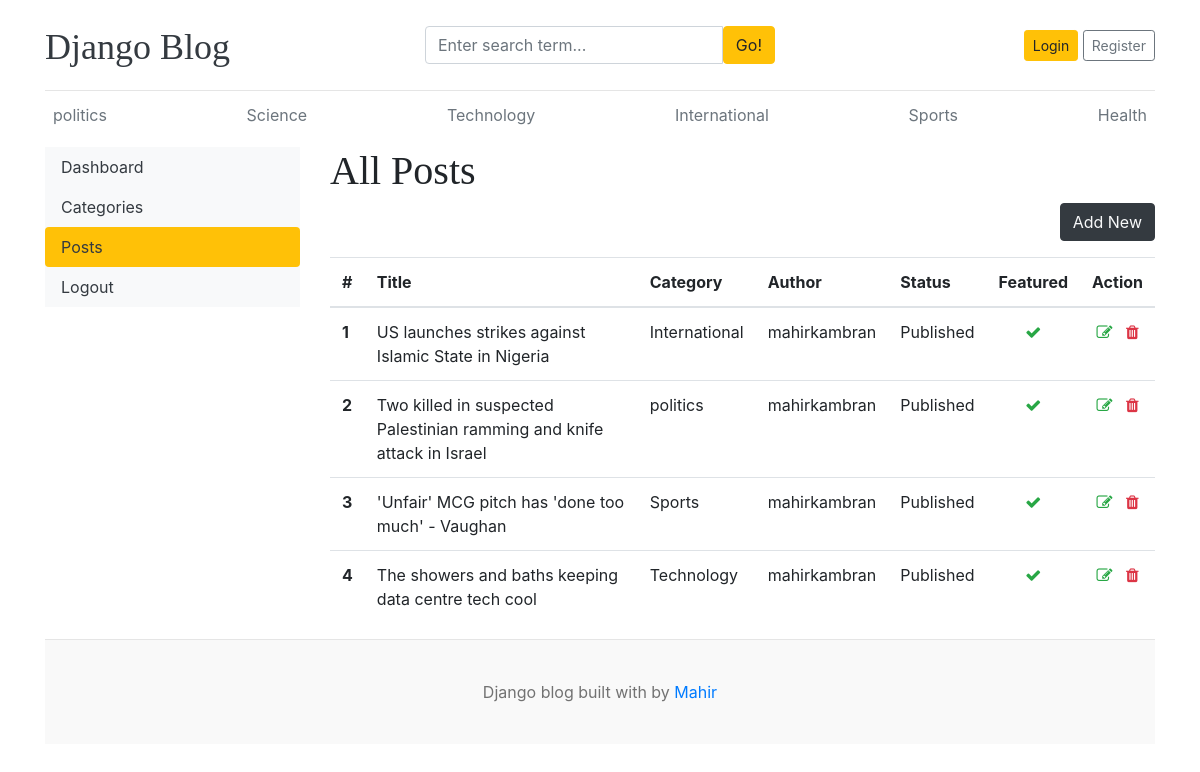
The app's page /dashboard/posts/ with its own data.
### blogs/models.py (models this page shows, shortened)
class Category(models.Model):
    category_name = models.CharField(max_length=100, unique=True)
    created_at = models.DateTimeField(auto_now_add=True)
    updated_at = models.DateTimeField(auto_now=True)
    class Meta:
        verbose_name = 'Category'
        verbose_name_plural = 'Categories'
    def __str__(self):
        return self.category_name

class Blog(models.Model):
    title = models.CharField(max_length=200)
    slug = models.SlugField(max_length=200, unique=True, blank=True)
    category = models.ForeignKey(Category, on_delete=models.CASCADE, related_name='blogs')
    author = models.ForeignKey(User, max_length=100, on_delete=models.CASCADE)
    featured_image = models.ImageField(upload_to='uploads/%Y/%m/%d', blank=True, null=True)
    short_description = models.TextField(max_length=500)
    blog_body = models.TextField(max_length=50000)
    status = models.CharField(max_length=20,choices=STATUS_CHOICES, default="Draft")
    is_featured = models.BooleanField(default=False)
    created_at = models.DateTimeField(auto_now_add=True)
    updated_at = models.DateTimeField(auto_now=True)

### dashboards/views.py (the view)
# urls.py: path('posts/', views.posts, name='posts'),
def posts(request):
    posts = Blog.objects.all()
    context = {
        'posts': posts
    }
    return render(request, 'dashboard/posts.html', context)

### blogs/context_processors.py (called while the page is built)
def get_categories(request):
    categories = Category.objects.all()
    return dict(categories=categories)

def get_social_links(request):
    social_links = SocialLink.objects.all()
    return dict(social_links=social_links)

### templates/dashboard/posts.html (shortened to what this page needs)
{% extends 'base.html' %}
{% block content %}
<div class="row">
    {% include 'dashboard/sidebar.html' %}
    <div class="col-md-9">
        <h1>All Posts</h1>
        <a href="{% url 'add_post' %}" class="btn btn-dark text-light float-right mb-3">Add New</a>
        <table class="table table-hover">
  <thead>
    <tr>
      <th>#</th>
      <th>Title</th>
      <th>Category</th>
      <th>Author</th>
      <th>Status</th>
      <th>Featured</th>
      <th>Action</th>
    </tr>
  </thead>
  <tbody>
    {% for post in posts %}
    <tr>
      <th>{{ forloop.counter }}</th>
      <td>{{ post.title }}</td>
      <td>{{ post.category }}</td>
      <td>{{ post.author }}</td>
      <td>{{ post.status }}</td>
      <td class="text-center">{% if post.is_featured %}<i class="fa fa-check text-success"></i>{% else %}<i class="fa fa-times text-danger"></i>{% endif %}</td>
      <td class="text-center">
        <a href="{% url 'edit_post' post.pk %}"><i class="fa fa-edit text-success"></i></a>
        <a href="{% url 'delete_post' post.pk %}"><i class="fa fa-trash text-danger"></i></a>
      </td>
    </tr>
    {% endfor %}
  </tbody>
</table>
    </div>
</div>
{% endblock %}

### templates/base.html (shortened to what this page needs)
{% load static %}
<!DOCTYPE html>
<html lang="en">
<head>
    <link href="https://getbootstrap.com/docs/4.0/dist/css/bootstrap.min.css" rel="stylesheet">
    <link href="{% static 'css/blog.css' %}" rel="stylesheet">
    <link rel="stylesheet" href="https://cdnjs.cloudflare.com/ajax/libs/font-awesome/4.7.0/css/font-awesome.min.css">
  </head>
<body>
    <div class="container">
      <header class="blog-header py-3">
        <div class="row flex-nowrap justify-content-between align-items-center">
          <div class="col-4 pt-1">
            <a class="blog-header-logo text-dark" href="/">Django Blog</a>
          </div>
          <div class="col-4">
            <form action="{% url 'search' %}" method="GET">
              <div class="input-group">
                        <input class="form-control" type="text" name="keyword" value="{{ keyword }}" placeholder="Enter search term..." aria-label="Enter search term..." aria-describedby="button-search" />
                        <button  class="btn btn-warning" id="button-search" type="submit">Go!</button>
                    </div>
            </form>
          </div>
          <div class="col-4 d-flex justify-content-end align-items-center">
            {% if user.is_authenticated %}
              <span><a href="{% url 'dashboard' %}">Dashboard</a></span>
              &emsp;
              <a class="btn btn-sm btn-outline-secondary" href="{% url 'logout' %}">Logout</a>
            {% else %}
            <a class="btn btn-sm btn-warning" href="{% url 'login' %}">Login</a> &nbsp;
            <a class="btn btn-sm btn-outline-secondary" href="{% url 'register' %}">Register</a>
            {% endif %}
          </div>
        </div>
      </header>
      <div class="nav-scroller py-1 mb-2">
        <nav class="nav d-flex justify-content-between">
          {% for category in categories %}
          <a class="p-2 text-muted" href="{% url 'posts_by_category' category.id %}">{{category.category_name}}</a>
          {% endfor %}
        </nav>
      </div>
{% block content %}
{% endblock %}
<footer class="blog-footer">
  <p>Django blog built with by <a href="#">Mahir</a></p>
</footer>
</body>
</html>

### blog_main/static/css/blog.css (style rules this page uses)
.blog-header { border-bottom: 1px solid #e5e5e5; }
.blog-header-logo { font-family: "Playfair Display", Georgia, "Times New Roman", serif; font-size: 2.25rem; }
h1, h2, h3, h4, h5, h6 { font-family: "Playfair Display", Georgia, "Times New Roman", serif; }
.blog-footer { padding: 2.5rem 0; color: #727272; text-align: center; background-color: #f9f9f9; border-top: .05rem solid #e5e5e5; }
.blog-footer p:last-child { margin-bottom: 0; }

### records on screen
Category: category_name "politics"
Category: category_name "Science"
Category: category_name "Technology"
Category: category_name "International"
Category: category_name "Sports"
Category: category_name "Health"
Blog: title "US launches strikes against Islamic State in Nigeria", category "International", author "mahirkambran", status "Published", is_featured True (drawn)
Blog: title "Two killed in suspected Palestinian ramming and knife attack in Israel", category "politics", author "mahirkambran", status "Published", is_featured True (drawn)
Blog: title "'Unfair' MCG pitch has 'done too much' - Vaughan", category "Sports", author "mahirkambran", status "Published", is_featured True (drawn)
Blog: title "The showers and baths keeping data centre tech cool", category "Technology", author "mahirkambran", status "Published", is_featured True (drawn)
